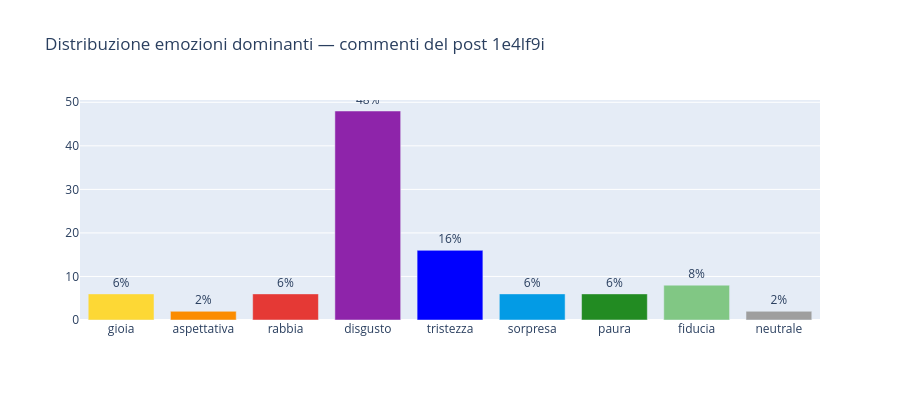
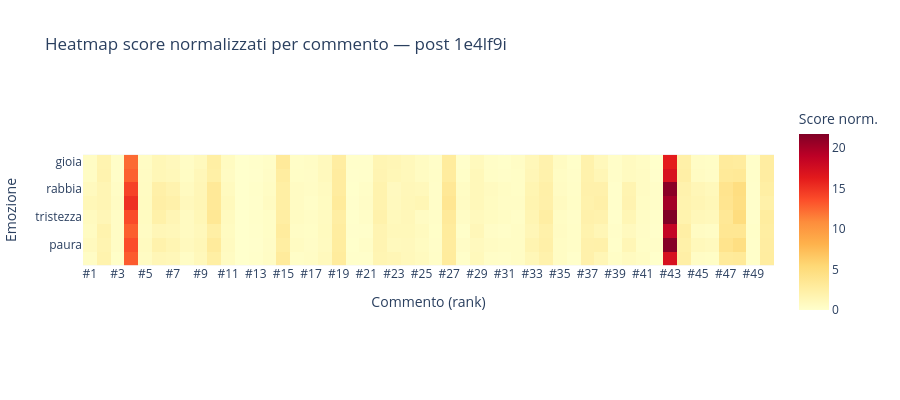

Here is the notebook cell these charts were saved with, in order:
### Code cell
plot_emotion_bars(
    counts, len(df_results),
    title=f'Distribuzione emozioni dominanti — commenti del post {POST_ID}',
    height=400,
).show()

# Heatmap: ogni riga = un commento, colonne = emozioni normalizzate
norm_cols = [f'norm_{e}' for e in BASIC_EMOTIONS]
df_heat = df_results[norm_cols].copy()
df_heat.columns = BASIC_EMOTIONS

import plotly.express as px
px.imshow(
    df_heat.T,
    labels=dict(x='Commento (rank)', y='Emozione', color='Score norm.'),
    x=[f'#{i+1}' for i in range(len(df_results))],
    color_continuous_scale='YlOrRd',
    title=f'Heatmap score normalizzati per commento — post {POST_ID}',
    height=400,
).show()

### Figure 1 — Plotly figure (JSON) as saved in the notebook; plotly's stock layout.template omitted (floating-point values rounded to 4 significant figures)
{"data": [{"marker": {"color": "#FDD835"}, "name": "gioia", "text": ["6%"], "textposition": "outside", "x": ["gioia"], "y": [6.0], "type": "bar"}, {"marker": {"color": "#FB8C00"}, "name": "aspettativa", "text": ["2%"], "textposition": "outside", "x": ["aspettativa"], "y": [2.0], "type": "bar"}, {"marker": {"color": "#E53935"}, "name": "rabbia", "text": ["6%"], "textposition": "outside", "x": ["rabbia"], "y": [6.0], "type": "bar"}, {"marker": {"color": "#8E24AA"}, "name": "disgusto", "text": ["48%"], "textposition": "outside", "x": ["disgusto"], "y": [48.0], "type": "bar"}, {"marker": {"color": "#0000FF"}, "name": "tristezza", "text": ["16%"], "textposition": "outside", "x": ["tristezza"], "y": [16.0], "type": "bar"}, {"marker": {"color": "#039BE5"}, "name": "sorpresa", "text": ["6%"], "textposition": "outside", "x": ["sorpresa"], "y": [6.0], "type": "bar"}, {"marker": {"color": "#228B22"}, "name": "paura", "text": ["6%"], "textposition": "outside", "x": ["paura"], "y": [6.0], "type": "bar"}, {"marker": {"color": "#81C784"}, "name": "fiducia", "text": ["8%"], "textposition": "outside", "x": ["fiducia"], "y": [8.0], "type": "bar"}, {"marker": {"color": "#9E9E9E"}, "name": "neutrale", "text": ["2%"], "textposition": "outside", "x": ["neutrale"], "y": [2.0], "type": "bar"}], "layout": {"title": {"text": "Distribuzione emozioni dominanti — commenti del post 1e4lf9i"}, "barmode": "group", "height": 400, "showlegend": false}}

### Figure 2 — Plotly figure (JSON) as saved in the notebook; plotly's stock layout.template omitted (floating-point values rounded to 4 significant figures; data arrays with more than 128 entries replaced by an {"elided": "..."} marker saying what was removed)
{"data": [{"coloraxis": "coloraxis", "name": "0", "x": ["#1", "#2", "#3", "#4", "#5", "#6", "#7", "#8", "#9", "#10", "#11", "#12", "#13", "#14", "#15", "#16", "#17", "#18", "#19", "#20", "#21", "#22", "#23", "#24", "#25", "#26", "#27", "#28", "#29", "#30", "#31", "#32", "#33", "#34", "#35", "#36", "#37", "#38", "#39", "#40", "#41", "#42", "#43", "#44", "#45", "#46", "#47", "#48", "#49", "#50"], "y": ["gioia", "aspettativa", "rabbia", "disgusto", "tristezza", "sorpresa", "paura", "fiducia"], "z": {"elided": "8x50 float values"}, "type": "heatmap", "xaxis": "x", "yaxis": "y", "hovertemplate": "Commento (rank): %{x}<br>Emozione: %{y}<br>Score norm.: %{z}<extra></extra>"}], "layout": {"xaxis": {"anchor": "y", "domain": [0.0, 1.0], "scaleanchor": "y", "constrain": "domain", "title": {"text": "Commento (rank)"}}, "yaxis": {"anchor": "x", "domain": [0.0, 1.0], "autorange": "reversed", "constrain": "domain", "title": {"text": "Emozione"}}, "coloraxis": {"colorbar": {"title": {"text": "Score norm."}}, "colorscale": [[0.0, "rgb(255,255,204)"], [0.125, "rgb(255,237,160)"], [0.25, "rgb(254,217,118)"], [0.375, "rgb(254,178,76)"], [0.5, "rgb(253,141,60)"], [0.625, "rgb(252,78,42)"], [0.75, "rgb(227,26,28)"], [0.875, "rgb(189,0,38)"], [1.0, "rgb(128,0,38)"]]}, "title": {"text": "Heatmap score normalizzati per commento — post 1e4lf9i"}, "height": 400}}
